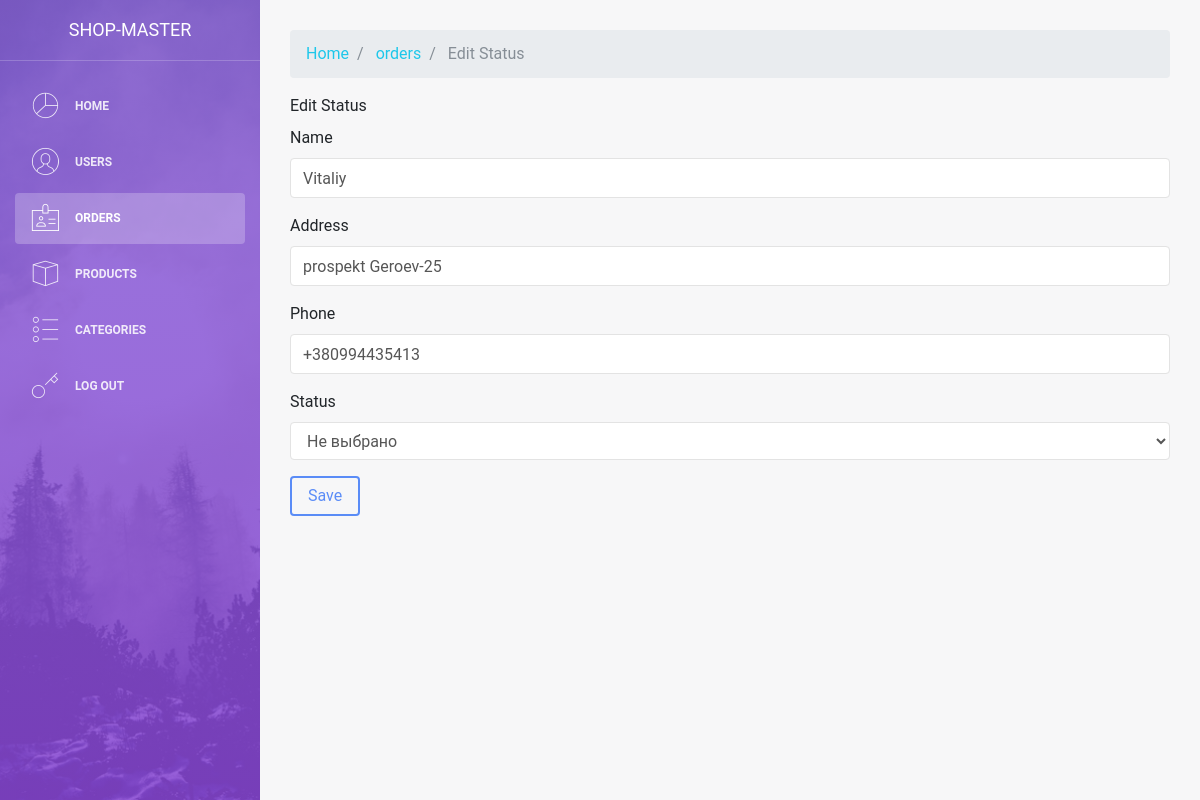
/admin/modules/orders/edit.php?id=86, run on the app's committed database.
### tables this page shows
CREATE TABLE `orders` (
  `id` int(11) NOT NULL,
  `status` text NOT NULL,
  `user_id` int(11) NOT NULL,
  `name` text NOT NULL,
  `products` text NOT NULL,
  `costs` text NOT NULL,
  `created_at` datetime NOT NULL DEFAULT CURRENT_TIMESTAMP,
  `address` text NOT NULL,
  `phone` varchar(100) NOT NULL
);

### admin/modules/orders/edit.php (the view, shortened to what this page needs)
<?php
include $_SERVER['DOCUMENT_ROOT'] . '/configs/db.php';
$page = "orders";
include $_SERVER['DOCUMENT_ROOT'] . '/admin/parts/header.php';
?>
<div class="main-panel">
    <div class="content">
        <div class="container-fluid">
            <div class="row">
                <div class="col-12">
                 <?php
                   if( isset($_GET["id"])) {
                        $sql = "SELECT * FROM orders WHERE id=" . $_GET["id"];
                        $result = mysqli_query($conn, $sql);
                        $row = mysqli_fetch_assoc($result);
                    ?>
                      <nav aria-label="breadcrumb ">
                        <ol class="breadcrumb">
                          <li class="breadcrumb-item"><a href="/admin/index.php">Home</a></li>
                          <li class="breadcrumb-item">
                              <a href="/admin/orders.php" >
                                <?php echo $page; ?>
                              </a>
                          </li>
                           <li class="breadcrumb-item active" aria-current="page">
                              <?php echo 'Edit Status'; ?>
                          </li>
                        </ol>
                      </nav>
                       <form action="" method="POST" enctype="multipart/form-data">
                            <label for="exampleInputOrders">Edit Status</label>
                            <div class="form-group">
                                <label for="exampleInputName">Name</label>
                                <input type="text" name="name" class="form-control" value="<?php echo $row["name"] ?>">
                            </div>
                            <div class="form-group">
                                <label for="exampleInputAddress">Address</label>
                                <input type="text" name="address" class="form-control" value="<?php echo $row["address"] ?>">
                            </div>
                            <div class="form-group">
                                <label for="exampleInputPhone">Phone</label>
                                <input type="text" name="phone" class="form-control" value="<?php echo $row["phone"] ?>">
                            </div>
                            <div class="form-group">
                                <label for="exampleStatus">Status</label>
                                <select type="text" name="status" class="form-control">
                                    <option value="0">Не выбрано</option>
                                </select>
                            </div>
                            <button type="submit" name="send_btn" value="Upload" class="btn btn-primary">Save</button>
                        </form>
                    <?php
                    }
                    ?>
                </div>
            </div>
        </div>
    </div>
</div>
<?php
include $_SERVER['DOCUMENT_ROOT'] . '/admin/parts/footer.php';
?>

### data on the page
orders: name "Vitaliy", address "prospekt Geroev-25", phone "+380994435413"

### other printed values
$page "orders"
